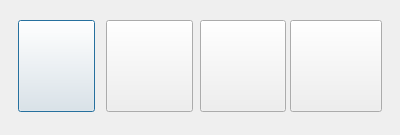
<?xml version="1.0" encoding="UTF-8"?>
<ui version="4.0">
 <class>DialogPromote</class>
 <widget class="QDialog" name="DialogPromote">
  <property name="geometry">
   <rect>
    <x>0</x>
    <y>0</y>
    <width>400</width>
    <height>135</height>
   </rect>
  </property>
  <property name="windowTitle">
   <string>Dialog</string>
  </property>
  <widget class="QLabel" name="background">
   <property name="geometry">
    <rect>
     <x>0</x>
     <y>0</y>
     <width>400</width>
     <height>135</height>
    </rect>
   </property>
   <property name="text">
    <string/>
   </property>
  </widget>
  <widget class="QPushButton" name="btn_rook">
   <property name="geometry">
    <rect>
     <x>18</x>
     <y>20</y>
     <width>77</width>
     <height>92</height>
    </rect>
   </property>
   <property name="text">
    <string/>
   </property>
  </widget>
  <widget class="QPushButton" name="btn_knight">
   <property name="geometry">
    <rect>
     <x>106</x>
     <y>20</y>
     <width>87</width>
     <height>92</height>
    </rect>
   </property>
   <property name="text">
    <string/>
   </property>
  </widget>
  <widget class="QPushButton" name="btn_bishop">
   <property name="geometry">
    <rect>
     <x>200</x>
     <y>20</y>
     <width>86</width>
     <height>92</height>
    </rect>
   </property>
   <property name="text">
    <string/>
   </property>
  </widget>
  <widget class="QPushButton" name="btn_queen">
   <property name="geometry">
    <rect>
     <x>290</x>
     <y>20</y>
     <width>92</width>
     <height>92</height>
    </rect>
   </property>
   <property name="text">
    <string/>
   </property>
  </widget>
 </widget>
 <resources/>
 <connections/>
</ui>
